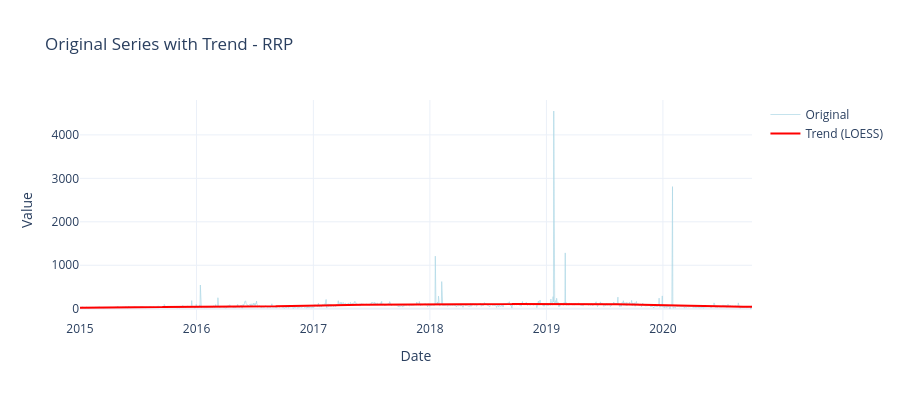

This figure's notebook cell:
### Code cell
# Plot original series with trend overlay
rrp_trend_fig = plot_trend_and_components(rrp_decomposition, "RRP")
demand_trend_fig = plot_trend_and_components(demand_decomposition, "Demand")

rrp_trend_fig.show()
demand_trend_fig.show()

### Figure 1 — Plotly figure (JSON) as saved in the notebook; plotly's stock layout.template omitted (floating-point values rounded to 4 significant figures; data arrays with more than 128 entries replaced by an {"elided": "..."} marker saying what was removed)
{"data": [{"line": {"color": "lightblue", "width": 1}, "mode": "lines", "name": "Original", "opacity": 0.7, "type": "scatter", "x": {"elided": "2106 str values"}, "y": {"elided": "2106 float values"}}, {"line": {"color": "red", "width": 2}, "mode": "lines", "name": "Trend (LOESS)", "type": "scatter", "x": {"elided": "2106 str values"}, "y": {"elided": "2106 float values"}}], "layout": {"height": 400, "hovermode": "x unified", "title": {"text": "Original Series with Trend - RRP"}, "xaxis": {"title": {"text": "Date"}}, "yaxis": {"title": {"text": "Value"}}}}
